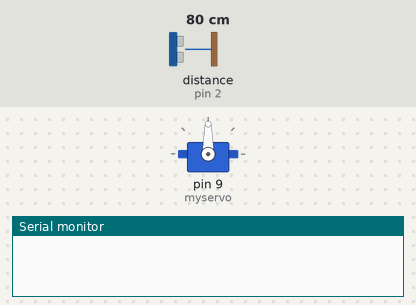
This sketch was run on a simulated Arduino Uno, built with avr-gcc and run on an emulated ATmega328P. On the bench: servo, the last lines printed to the serial monitor. Inputs (shaded band) come from the test bench; at power-on: distance to the obstacle (sensor on pin 2) 80 cm. The echo pulse lasts 58.3 µs per cm.

Above: at 0.05 s.
At 1.35 s:
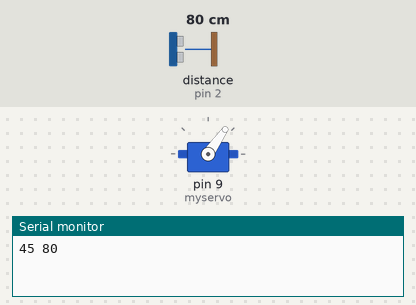
At 2.7 s:
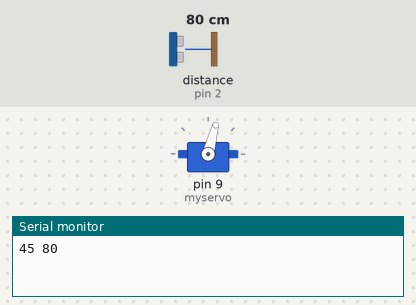
At 6.05 s:
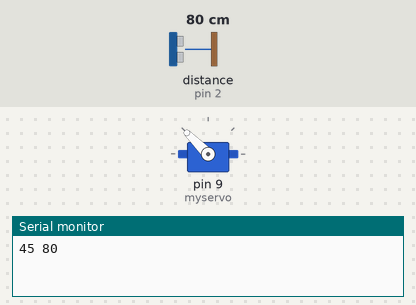
Timing chart, 0 to 7.9 s (numbered marks = the images above):
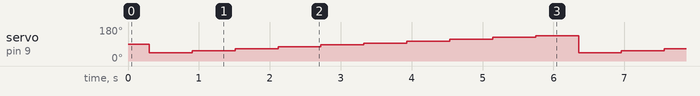

Measured:
- by itself, servo on pin 9 (myservo): repeats every 6.1 s: 55° 0.61 s, 65° 0.61 s, 75° 0.61 s, 85° 0.61 s, 95° 0.61 s, 105° 0.61 s, 115° 0.61 s, 125° 0.61 s, 135° 0.61 s, 45° 0.61 s

The sketch:

obstalceAvoidance3.ino
```cpp
#include <HC_SR04.h>
#include <Servo.h>
#define ECHO_PIN 2
#define TRIG_PIN 10
#define ECHO_INT 0

HC_SR04 distance_sensor (TRIG_PIN, ECHO_PIN, ECHO_INT);
Servo myservo;
unsigned int optimalDistance = 0;
unsigned int optimalPosition = 0;
void setup() {
  // put your setup code here, to run once:
  Serial.begin(9600);
  myservo.attach(9);

  distance_sensor.begin();
  distance_sensor.start();

}

int getRange(int pos){
  myservo.write(pos);
  delay(300);
  distance_sensor.start();
  return distance_sensor.getRange();
}
void getMostFreeSpace(unsigned int min_pos, unsigned int max_pos, unsigned int interval){

  for (unsigned int i=min_pos; i <= max_pos; i = i + interval) {
   delay(300);
    if (distance_sensor.isFinished()) {
      int currentDistance = getRange(i);
      distance_sensor.start();
      if (currentDistance > optimalDistance) {
        optimalDistance = currentDistance;
        optimalPosition = i;
        Serial.print(optimalPosition);
        Serial.print (' ');
        Serial.println(optimalDistance);
      }
    }
  }
}

void loop() {
  getMostFreeSpace(45,135,10);

}
```
